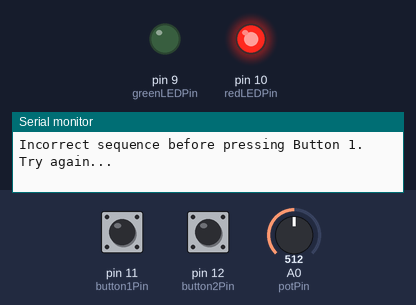
Recording of a sketch running on a simulated Arduino Uno, built with avr-gcc and run on an emulated ATmega328P. Parts: output pins drawn as LEDs (lit = HIGH), the last lines printed to the serial monitor. The test bench sets the inputs (shaded band); at power-on: pin 12 (button2Pin) HIGH, A0 (potPin) = 512, pin 11 (button1Pin) HIGH.

Above: at 1.2 s.
1.3 s: pin 12 (button2Pin) pulled LOW for 3.2 s
At 6.2 s:
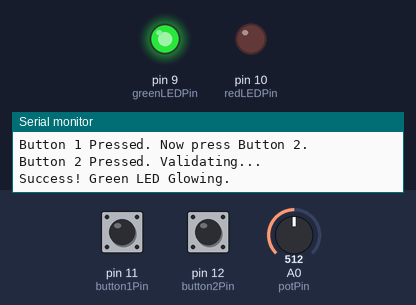
8.6 s: A0 (potPin) set to 557
11.7 s: A0 (potPin) set to 589
At 12.2 s:
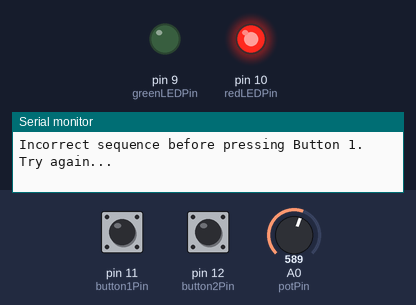
14.9 s: A0 (potPin) set to 560
At 15.7 s:
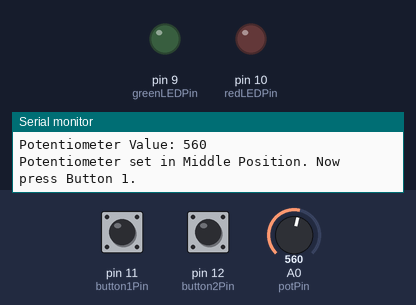
Timing chart, 0 to 23.6 s (numbered marks = the images above; inputs shaded):
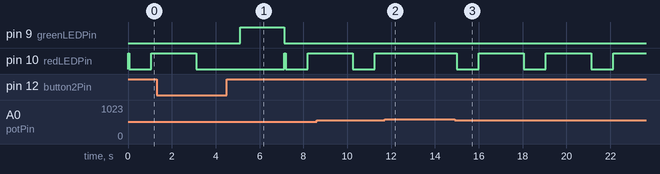

Measured:
- the behaviour switches between 570 and 571 on A0 (potPin) (found by bisection; images 1 and 2)
- after the input at 1.3 s, pin 9 (greenLEDPin): LOW → HIGH after 3.8 s, → LOW 2.0 s later
- after the input at 11.7 s, pin 10 (redLEDPin): stays HIGH (without the input it goes to LOW after 1.6 s)
- after the input at 14.9 s, pin 10 (redLEDPin): alternates HIGH for 2.1 s and LOW for 1.0 s, starting after 0.09 s

The sketch:

HW11.ino
```cpp
// Pin Definitions
const int button1Pin = 11;    // Button 1 connected to Pin 11
const int button2Pin = 12;    // Button 2 connected to Pin 12
const int potPin = A0;        // Potentiometer connected to A0
const int greenLEDPin = 9;    // Green LED for success
const int redLEDPin = 10;     // Red LED for idle/failure

// Variables
bool potSet = false;           // Tracks if potentiometer is set
bool button1Pressed = false;   // Tracks if Button 1 is pressed
bool button2Pressed = false;   // Tracks if Button 2 is pressed
int potValue = 0;              // Current potentiometer value

// Potentiometer Thresholds
const int potMiddleMin = 450;
const int potMiddleMax = 570;

// Timing Variables
unsigned long lastDebounceTime1 = 0;
unsigned long lastDebounceTime2 = 0;
unsigned long stepTimeout = 0;
const unsigned long debounceDelay = 50; // 50ms debounce delay
const unsigned long inputTimeout = 10000; // 10 seconds timeout for user input

void setup() {
  // Initialize pins
  pinMode(button1Pin, INPUT_PULLUP); // Button 1 with pull-up
  pinMode(button2Pin, INPUT_PULLUP); // Button 2 with pull-up
  pinMode(greenLEDPin, OUTPUT);      // Green LED
  pinMode(redLEDPin, OUTPUT);        // Red LED

  // Initial states for LEDs
  digitalWrite(greenLEDPin, LOW);    // Green LED OFF
  digitalWrite(redLEDPin, HIGH);     // Red LED ON (idle)

  // Serial monitor initialization
  Serial.begin(9600);
  Serial.println("Password Machine Initialized");
}

void loop() {
  if (!potSet) {
    checkPotentiometer();
  } else if (!button1Pressed) {
    if (digitalRead(button2Pin) == HIGH) {  // If Button 2 pressed before Button 1
      signalFailure("Incorrect sequence before pressing Button 1. Try again...");
      digitalWrite(redLEDPin, HIGH);
    } else if (validatePotentiometer()) {  // Validate potentiometer again
      checkButton(button1Pin, button1Pressed, lastDebounceTime1, "Button 1 Pressed. Now press Button 2.");
    }
  } else if (!button2Pressed) {
    checkButton(button2Pin, button2Pressed, lastDebounceTime2, "Button 2 Pressed. Validating...");
  } else {
    signalSuccess();
  }

  // Timeout check
  if (stepTimeout > 0 && millis() - stepTimeout > inputTimeout) {
    signalFailure("Timeout: User took too long. Resetting...");
  }
}

// Function to check the potentiometer
void checkPotentiometer() {
  potValue = analogRead(potPin);
  Serial.print("Potentiometer Value: ");
  Serial.println(potValue);

  if (validatePotentiometer()) {
    Serial.println("Potentiometer set in Middle Position. Now press Button 1.");
    potSet = true;
    stepTimeout = millis();         // Start timeout timer
    digitalWrite(redLEDPin, LOW);   // Turn off Red LED
    delay(1000);                    // Allow user time to prepare
  }
}

// Function to validate potentiometer position
bool validatePotentiometer() {
  potValue = analogRead(potPin); // Re-read the potentiometer value
  if (potValue < potMiddleMin || potValue > potMiddleMax) {
    Serial.println("Potentiometer out of range. Adjust it to the middle position.");
    digitalWrite(redLEDPin, HIGH);
    return false;
  }
  return true;
}

// Function to check a button press
void checkButton(int buttonPin, bool &buttonState, unsigned long &lastDebounceTime, const char *message) {
  static int lastState = HIGH; // Default state is HIGH (unpressed)
  int reading = digitalRead(buttonPin);

  // If the button state has changed
  if (reading != lastState) {
    lastDebounceTime = millis(); // Reset debounce timer
  }

  // Only register the press if the state is stable for debounceDelay
  if ((millis() - lastDebounceTime) > debounceDelay) {
    if (reading == HIGH) { // Button pressed
      Serial.println(message);
      buttonState = true;
      stepTimeout = millis(); // Reset timeout timer for next step
      delay(500);             // Stabilization delay
    }
  }

  lastState = reading; // Save the current state
}

// Function to indicate success
void signalSuccess() {
  digitalWrite(greenLEDPin, HIGH); // Turn on Green LED
  Serial.println("Success! Green LED Glowing.");
  delay(2000); // Keep LED on for 2 seconds
  resetMachine();
}

// Function to indicate failure
void signalFailure(const char *errorMessage) {
  digitalWrite(redLEDPin, HIGH); // Turn on Red LED
  digitalWrite(greenLEDPin, LOW); // Turn off Green LED
  Serial.println(errorMessage);
  delay(2000); // Keep Red LED on for 2 seconds
  resetMachine();
}

// Function to reset the machine
void resetMachine() {
  potSet = false;
  button1Pressed = false;
  button2Pressed = false;
  stepTimeout = 0;
  digitalWrite(greenLEDPin, LOW);
  digitalWrite(redLEDPin, HIGH); // Turn on Red LED
  Serial.println("Machine Reset. Set the potentiometer again.");
}
```
